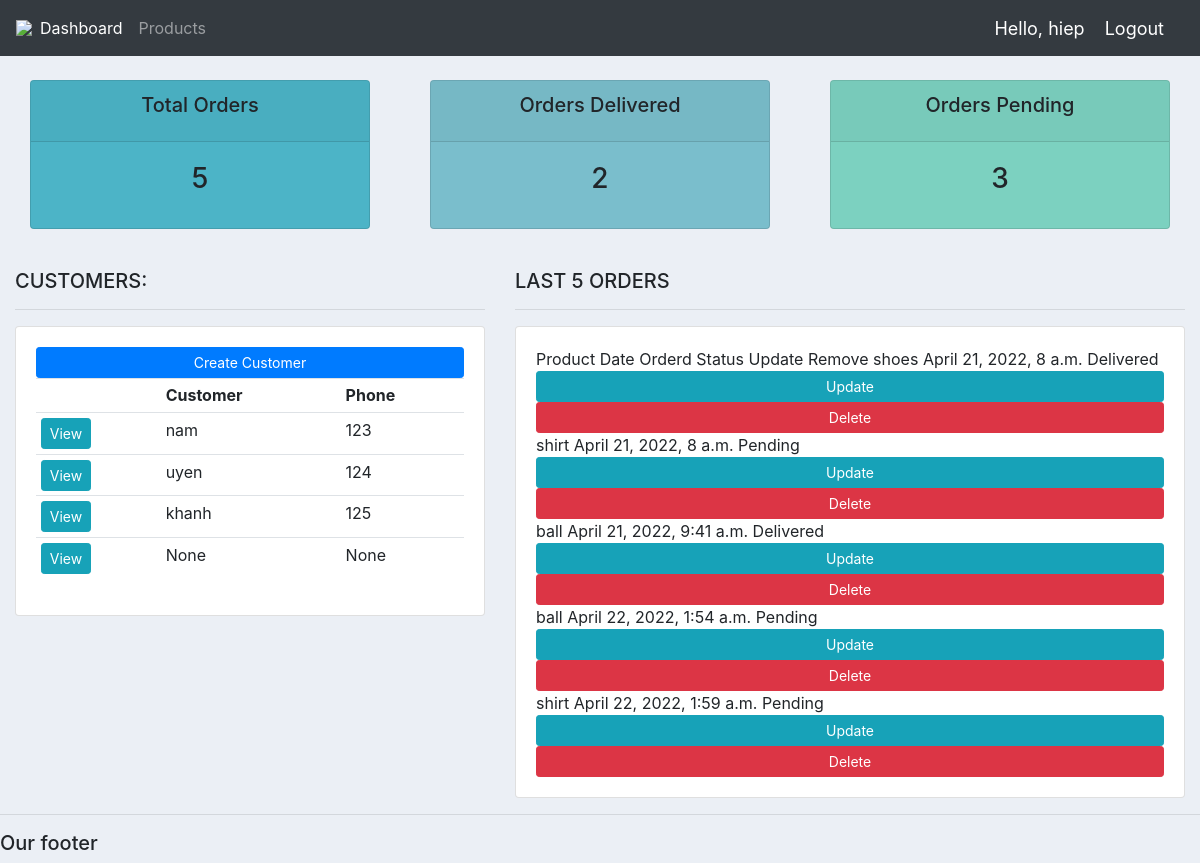
Page / (signed in) on the earlier database version.
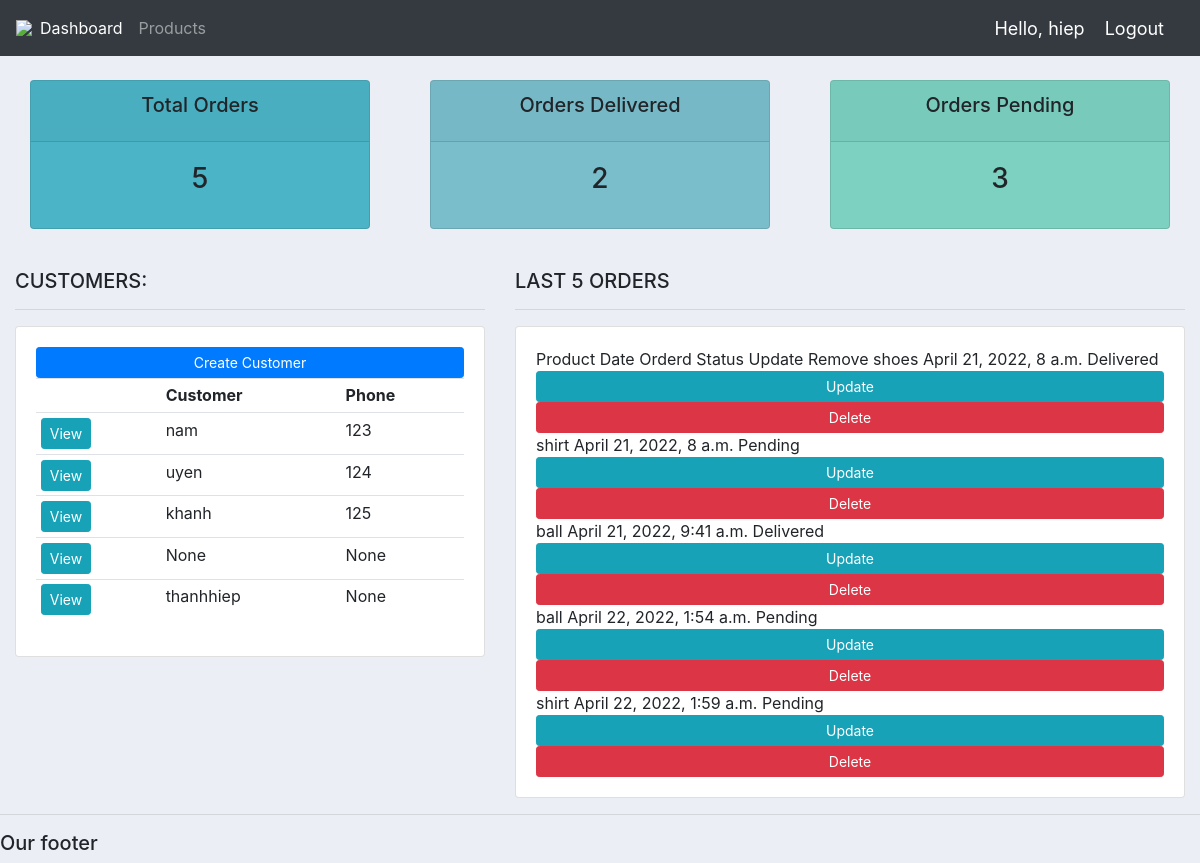
Same page on the later database version.
### accounts/models.py (models this page shows, shortened)
class Customer(models.Model):
	user = models.OneToOneField(User, null = True, blank = True, on_delete= models.CASCADE)
	name = models.CharField(max_length=200, null=True)
	phone = models.CharField(max_length=200, null=True)
	email = models.CharField(max_length=200, null=True)
	profile_pic = models.ImageField(default="HSSV.PNG", null=True, blank=True)
	date_created = models.DateTimeField(auto_now_add=True, null=True)

class Order(models.Model):
	STATUS = (
			('Pending', 'Pending'),
			('Out for delivery', 'Out for delivery'),
			('Delivered', 'Delivered'),
			)
	customer = models.ForeignKey(Customer, null=True, on_delete= models.SET_NULL)
	product = models.ForeignKey(Product, null=True, on_delete= models.SET_NULL)
	date_created = models.DateTimeField(auto_now_add=True, null=True)
	status = models.CharField(max_length=200, null=True, choices=STATUS)
	note = models.CharField(max_length=1000, null=True)

class Product(models.Model):
	CATEGORY = (
			('Indoor', 'Indoor'),
			('Out Door', 'Out Door'),
			)
	name = models.CharField(max_length=200, null=True)
	price = models.FloatField(null=True)
	category = models.CharField(max_length=200, null=True, choices=CATEGORY)
	description = models.CharField(max_length=200, null=True, blank=True)
	date_created = models.DateTimeField(auto_now_add=True, null=True)
	tags = models.ManyToManyField(Tag)
	def __str__(self):
		return self.name

### accounts/decorators.py (the view)
	def wrapper_function(request, *args, **kwargs):
		group = None
		if request.user.groups.exists():
			group = request.user.groups.all()[0].name
		if group == 'customer':
			return redirect('user-page')
		if group == 'admin':
			return view_func(request, *args, **kwargs)

### accounts/views.py (called while the page is built)
@login_required(login_url='login')
@admin_only
def home(request):
	orders = Order.objects.all()
	customers = Customer.objects.all()
	total_customers = customers.count()
	total_orders = orders.count()
	delivered = orders.filter(status='Delivered').count()
	pending = orders.filter(status='Pending').count()
	context = {'orders':orders, 'customers':customers,
	'total_orders':total_orders,'delivered':delivered,
	'pending':pending }
	return render(request, 'accounts/dashboard.html', context)

### accounts/templates/accounts/dashboard.html (shortened to what this page needs)
{%  extends 'accounts/main.html' %}
{% block content %}
{%  include 'accounts/status.html' %}
<br>
<div class="row">
	<div class="col-md-5">
		<h5>CUSTOMERS:</h5>
		<hr>
		<div class="card card-body">
			<a class="btn btn-primary  btn-sm btn-block" href="">Create Customer</a>
			<table class="table table-sm">
				<tr>
					<th></th>
					<th>Customer</th>
					<th>Phone</th>
				</tr>
				{% for customer in customers %}
					<tr>
						<td><a class="btn btn-sm btn-info" href="{% url 'customer' customer.id %}">View</a></td>
						<td>{{customer.name}}</td>
						<td>{{customer.phone}}</td>
					</tr>
				{% endfor %}
			</table>
		</div>
	</div>
	<div class="col-md-7">
		<h5>LAST 5 ORDERS</h5>
		<hr>
		<div class="card card-body">
				<tr>
					<th>Product</th>
					<th>Date Orderd</th>
					<th>Status</th>
					<th>Update</th>
					<th>Remove</th>
				</tr>
				{% for order in orders %}
					<tr>
						<td>{{order.product}}</td>
						<td>{{order.date_created}}</td>
						<td>{{order.status}}</td>
						<td><a class="btn btn-sm btn-info" href="{% url 'update_order' order.id %}">Update</a></td>
						<td><a class="btn btn-sm btn-danger" href="{% url 'delete_order' order.id %}">Delete</a></td>
					</tr>
				{% endfor %}
		</div>
	</div>
</div>
{% endblock %}

### accounts/templates/accounts/main.html (shortened to what this page needs)
{%load static%}
<!DOCTYPE html>
<html>
<head>
	<link rel="stylesheet" href="https://stackpath.bootstrapcdn.com/bootstrap/4.3.1/css/bootstrap.min.css">
	<link rel = "stylesheet" type="text/css" href = {% static '/css/main.css' %}
</head>
<body>
	{%  include 'accounts/navbar.html' %}
	<div class="container-fluid">
	{% block content %}
	{% endblock %}
    </div>
	<hr>
	<h5>Our footer</h5>
</body>
</html>

### accounts/templates/accounts/navbar.html (shortened to what this page needs)
{% load static %}
<nav class="navbar navbar-expand-lg navbar-dark bg-dark">
 <img src="{% static 'images/logo.png' %}">
  <div class="collapse navbar-collapse" id="navbarNav">
    <ul class="navbar-nav">
      {% if request.user.is_staff %}
      <li class="nav-item active">
        <a class="nav-link" href="{% url 'home' %}">Dashboard</a>
      </li>
      <li class="nav-item">
        <a class="nav-link" href="{% url 'products' %}">Products</a>
      </li>
      {% else %}
       <li class="nav-item">
        <a class="nav-link" href="{% url 'account' %}">Settings</a>
      </li>
      {% endif %}
    </ul>
  </div>
  <span class="hello-msg">Hello, {{request.user}}</span>
  <span ><a  class="hello-msg" href="{% url 'logout' %}">Logout</a></span>
</nav>

### accounts/templates/accounts/status.html
<br>
<div class="row">
	<div class="col">
		<div class="col-md">
			<div class="card text-center text-black  mb-3" id="total-orders">
			  	<div class="card-header">
			  		<h5 class="card-title">Total Orders</h5>
			  	</div>
			  	<div class="card-body">
			    	<h3 class="card-title">{{total_orders}}</h3>
			  	</div>
			</div>
		</div>
	</div>
	<div class="col">
		<div class="col-md">
			<div class="card text-center text-black  mb-3" id="orders-delivered">
			  	<div class="card-header">
			  		<h5 class="card-title">Orders Delivered</h5>
			  	</div>
			  	<div class="card-body">
			    	<h3 class="card-title">{{delivered}}</h3>
			  	</div>
			</div>
		</div>
	</div>
	<div class="col">
		<div class="col-md">
			<div class="card text-center text-black  mb-3" id="orders-pending">
			  	<div class="card-header">
			  		<h5 class="card-title">Orders Pending</h5>
			  	</div>
			  	<div class="card-body">
			    	<h3 class="card-title">{{pending}}</h3>
			  	</div>
			</div>
		</div>
	</div>
</div>

### static/css/main.css (style rules this page uses)
body { background-color: #ebeff5; }
#total-orders { background-color: #4cb4c7; }
#orders-delivered { background-color: #7abecc; }
#orders-pending { background-color: #7CD1C0; }

### accounts/templates/accounts/navbar.html (style rules this page uses)
.hello-msg { font-size: 18px; color: #fff; margin-right: 20px; }

Differences in the rows shown:
added Customer: name "thanhhiep", phone "None"
